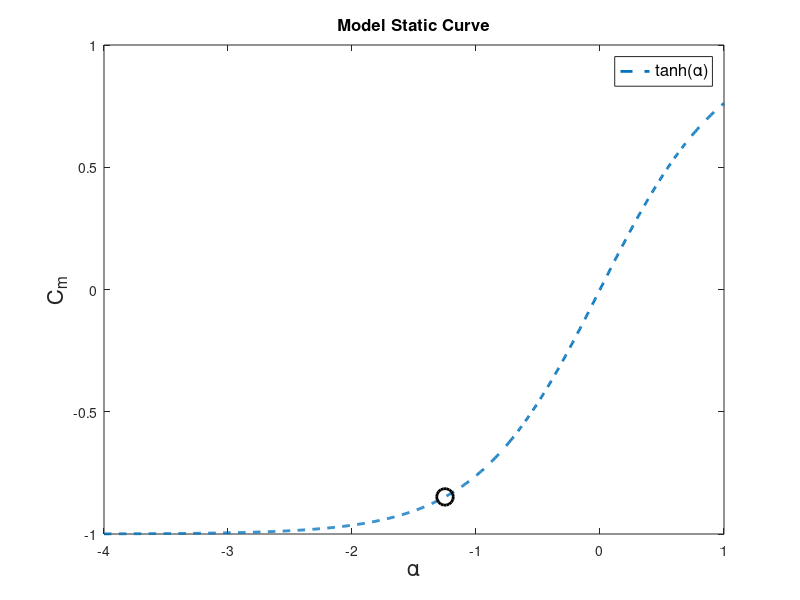

MATLAB code for this plot: (Note: this script raises an error after producing the figure.)
% Check behavior of phase lag

clear
clc
close all

fs = 16;
lfs = 12;
destn = 'plots/';
ifcols = 1;

t=linspace(0,2*pi,1000);
%phases=linspace(0,pi/2,5);
phases= [10 70 90]*pi/180;
nphase = length(phases)
col = lines(nphase);

% Phase lag with a hyperbolic tangent
% varying between [-2.5 0]
amin = -2.5;
amax = 0.;
alpha0 = (amin+amax)/2;
amp = amax - alpha0;

alpha=alpha0 + amp*sin(t);

figure(1)
alpha_all = linspace(-4,1,1000);
model = tanh(alpha_all);
plot(alpha_all,model, '--', 'LineWidth', 2); hold on
plot(alpha0,tanh(alpha0), 'ok', 'MarkerSize', 12, 'LineWidth', 2)
legend({'tanh(\alpha)'}, 'Interpreter', 'tex', 'FontSize', lfs, 'Location', 'Best')
xlabel('\alpha', 'Interpreter', 'tex', 'FontSize', fs)
ylabel('C_{m}', 'Interpreter', 'tex', 'FontSize', fs)
title('Model Static Curve', 'Interpreter', 'tex', 'FontSize', lfs)
filename=['hyperbolic_tangent.eps'];
SaveFig(gcf,filename, destn, ifcols)



figure(2);
hold on;
for i=1:nphase
  phi=phases(i);
  lagalpha = alpha0 + amp*sin(t+phi);
  response = tanh(lagalpha);
  subplot(nphase,1,i)
  plot(alpha,response, 'Color', col(i,:)); hold on;
%  plot(alpha_all,model, '--')
  ylim([-1.25 0.25])
  xlabel('\alpha', 'Interpreter', 'tex', 'FontSize', fs)
  ylabel('C_{m}', 'Interpreter', 'tex', 'FontSize', fs)

  legs{i} = ['\phi=',num2str(phi*180/pi)];
  legend(legs(i), 'Interpreter', 'tex', 'FontSize', lfs, 'Location', 'Best')

end
filename=['model_response.eps'];
SaveFig(gcf,filename, destn, ifcols)


%% exp_data

hfile = '/scratch/negi/git_repos/matlabscripts/scripts/david_data/delta+14/u24_a2_d14_fsteps.h5' ;
iseg = 11;
uoo = 24;
deltacase = 14;
c=0.5;
nu = 1.568E-5;
Re=uoo*c/nu;
col1=[0 0 1];
disp(hfile)
[segments] = split_segments(hfile, uoo, deltacase);
%% 
nsegs = length(segments);

indicies = [3 7 11];
ncases = length(indicies);

for ii = 1:ncases
  iseg=indicies(ii);    
  rms_alpha  = rms(segments(iseg).alpha - mean(segments(iseg).alpha));
  mean_alpha = mean(segments(iseg).alpha);
  amp        = (rms_alpha*sqrt(2))*180/pi;
  mean_alpha = mean_alpha*180/pi;
  
  k = segments(iseg).rfreq;
  omega = 2*k*uoo/c;
  f = omega/(2*pi);
  nek_omega = 2*k;
  nek_timeperiod = 2*pi/nek_omega;
  
  disp(['Reduced Frequency: ', num2str(k), ';  iseg= ', num2str(iseg)])
  disp(['Mean alpha: ', num2str(mean_alpha)])
  disp(['Amplitude: ', num2str(amp)])
  disp(['Time Period (nek): ', num2str(nek_timeperiod)])
  legs{ii} = ['k=', num2str(k)]; 
  
  q_time = segments(iseg).qtime;
  q_alpha = segments(iseg).alpha;
  
%  figure(20)
%  subplot(ncases,1,ii)
%  plot(segments(iseg).qtime,segments(iseg).alpha*180/pi, 'Color', col1(1,:))
%  ylabel('\alpha', 'Interpreter', 'tex', 'FontSize', fs)
%  legend(legs(ii), 'Interpreter', 'tex', 'fontsize', fs)
%  hold on;
%  filename=['alpha_time.pdf'];
%  filename = [num2str(deltacase) '_' filename];
%  SaveFig(gcf,filename, destn, ifcols)
  
  
%  figure(21)
%  subplot(ncases,1,ii)

  p_time = segments(iseg).ptime;
  p_cz = segments(iseg).Cz;
  p_cm = segments(iseg).Cm;
%  plot(p_time,p_cm, 'Color', col1(1,:))
%  ylabel('C_{m}', 'Interpreter', 'tex', 'Fontsize', fs)
%  legend(legs(ii), 'Interpreter', 'tex', 'fontsize', fs)
%  hold on
%  filename=['cm_time.pdf'];
%  filename = [num2str(deltacase) '_' filename];
%  SaveFig(gcf,filename, destn, ifcols)
  
  % Phase plot
  % interpolate onto qtime
  figure(22)
  subplot(ncases,1,ii)
  q_cm = interp1(p_time,p_cm,q_time,'pchip');
%   zero_mean_q_cm = q_cm - mean(q_cm);
%   norm_q_cm = zero_mean_q_cm/abs(max(zero_mean_q_cm));
%   shifted_q_cm = norm_q_cm + (iseg-1)*2;
  
  plot(q_alpha*180/pi,q_cm, 'Color', col1(1,:))
  ylabel('C_{m}', 'Interpreter', 'tex', 'FontSize', fs)
  xlabel('\alpha', 'Interpreter', 'tex', 'FontSize', fs)
  legend(legs(ii), 'Interpreter', 'tex', 'fontsize', lfs)
  hold on
  
  %% PSD
  tmin = min(p_time);
  tmax = max(p_time);
  
  ptmax = max(segments(iseg).ptime);
  ptmin = min(segments(iseg).ptime);
  pnsamples = length(segments(iseg).ptime);
  p_sample_rate = (ptmax-ptmin)/pnsamples;
  p_fs = 1/p_sample_rate;
  disp(['Calculate frequency (p): ', num2str(p_fs)])
  p_fs = 500;
  
  qtmax = max(segments(iseg).qtime);
  qtmin = min(segments(iseg).qtime);
  qnsamples = length(segments(iseg).qtime);
  q_sample_rate = (qtmax-qtmin)/qnsamples;
  q_fs = 1/q_sample_rate;
  
  n_sections=8;        % default=8
  window = floor(pnsamples/n_sections);
  nfft = window;
  n_overlap = floor(window/2);
  zero_mean_cz = p_cz - mean(p_cz);
  zero_mean_cm = p_cm - mean(p_cm);
  
%  [pxx,f2] = pwelch(zero_mean_cz,window,n_overlap,nfft,p_fs);
  [pxx,f2] = pwelch(zero_mean_cm,window,n_overlap,nfft,p_fs);
  
  k2 = 2*pi*f2*c/2/uoo;
  
  ind4 = find(k2<2);
  
%  figure(23)
%  subplot(ncases,1,ii)
  pxx_norm = pxx(ind4)/max(pxx(ind4));
  pxx_shifted = pxx_norm + ii-1;
%  psd_all(ii) = plot(k2(ind4),pxx_norm, 'Color', col1(1,:)); hold on
  
  [val ind5] = max(pxx);    
  kmax = k2(ind5);
  ind6 = k2<1.5*kmax;
  ind7 = k2>0.5*kmax;
  ind8 = ind6.*ind7;
  pxx_fil = pxx;
  pxx_fil(find(ind8)) = 1e-15;
  pxx_fil_norm = pxx_fil/(max(pxx_fil));
  pxx_fil_shifted = pxx_fil_norm +ii-1;
%  psd_fil(ii) = plot(k2(ind4),pxx_fil_norm(ind4), '--', 'Color', col1(1,:)); hold on
%  legend(psd_all(ii), legs(ii), 'Interpreter', 'tex', 'fontsize', fs)
%  filename=['psd.pdf'];
%  filename = [num2str(deltacase) '_' filename];
%  SaveFig(gcf,filename, destn, ifcols)
  
  disp(['--------------'])
end

figure(22)
filename=['response_curve.eps'];
filename = [num2str(deltacase) '_' filename];
SaveFig(gcf,filename, destn, ifcols)

